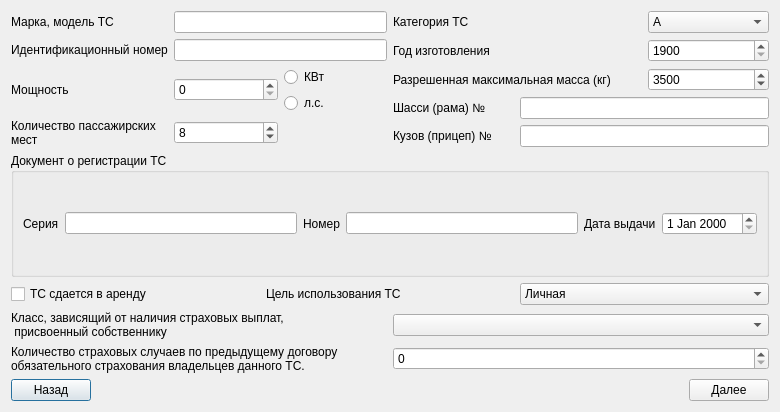
<?xml version="1.0" encoding="UTF-8"?>
<ui version="4.0">
 <class>OsagoTsBlank</class>
 <widget class="QDialog" name="OsagoTsBlank">
  <property name="geometry">
   <rect>
    <x>0</x>
    <y>0</y>
    <width>780</width>
    <height>412</height>
   </rect>
  </property>
  <property name="windowTitle">
   <string>Сведения о ТС</string>
  </property>
  <layout class="QVBoxLayout" name="verticalLayout_6">
   <item>
    <layout class="QVBoxLayout" name="verticalLayout_5">
     <item>
      <layout class="QVBoxLayout" name="verticalLayout_4">
       <item>
        <layout class="QVBoxLayout" name="verticalLayout_3">
         <item>
          <layout class="QVBoxLayout" name="verticalLayout_2">
           <item>
            <layout class="QHBoxLayout" name="horizontalLayout_3">
             <item>
              <layout class="QGridLayout" name="gridLayout_2">
               <item row="0" column="0">
                <widget class="QLabel" name="label">
                 <property name="text">
                  <string>Марка, модель ТС</string>
                 </property>
                </widget>
               </item>
               <item row="0" column="1" colspan="2">
                <widget class="QLineEdit" name="lineEdit">
                 <property name="minimumSize">
                  <size>
                   <width>191</width>
                   <height>0</height>
                  </size>
                 </property>
                </widget>
               </item>
               <item row="1" column="0">
                <widget class="QLabel" name="label_2">
                 <property name="text">
                  <string>Идентификационный номер</string>
                 </property>
                </widget>
               </item>
               <item row="1" column="1" colspan="2">
                <widget class="QLineEdit" name="lineEdit_2"/>
               </item>
               <item row="2" column="0">
                <widget class="QLabel" name="label_5">
                 <property name="text">
                  <string>Мощность</string>
                 </property>
                </widget>
               </item>
               <item row="2" column="1">
                <widget class="QSpinBox" name="spinBox_2">
                 <property name="maximum">
                  <number>2000</number>
                 </property>
                </widget>
               </item>
               <item row="2" column="2">
                <layout class="QVBoxLayout" name="verticalLayout" stretch="0,0">
                 <item>
                  <widget class="QRadioButton" name="radioButton">
                   <property name="text">
                    <string>КВт</string>
                   </property>
                  </widget>
                 </item>
                 <item>
                  <widget class="QRadioButton" name="radioButton_2">
                   <property name="text">
                    <string>л.с.</string>
                   </property>
                  </widget>
                 </item>
                </layout>
               </item>
               <item row="3" column="0">
                <widget class="QLabel" name="label_7">
                 <property name="text">
                  <string>Количество пассажирских 
мест</string>
                 </property>
                </widget>
               </item>
               <item row="3" column="1">
                <widget class="QSpinBox" name="spinBox_4">
                 <property name="maximum">
                  <number>500</number>
                 </property>
                 <property name="value">
                  <number>8</number>
                 </property>
                </widget>
               </item>
              </layout>
             </item>
             <item>
              <layout class="QGridLayout" name="gridLayout">
               <item row="0" column="0">
                <widget class="QLabel" name="label_3">
                 <property name="text">
                  <string>Категория ТС</string>
                 </property>
                </widget>
               </item>
               <item row="0" column="2">
                <widget class="QComboBox" name="comboBox">
                 <property name="sizePolicy">
                  <sizepolicy hsizetype="Minimum" vsizetype="Fixed">
                   <horstretch>0</horstretch>
                   <verstretch>0</verstretch>
                  </sizepolicy>
                 </property>
                 <item>
                  <property name="text">
                   <string>A</string>
                  </property>
                 </item>
                 <item>
                  <property name="text">
                   <string>B</string>
                  </property>
                 </item>
                 <item>
                  <property name="text">
                   <string>C</string>
                  </property>
                 </item>
                 <item>
                  <property name="text">
                   <string>D</string>
                  </property>
                 </item>
                 <item>
                  <property name="text">
                   <string>E</string>
                  </property>
                 </item>
                </widget>
               </item>
               <item row="1" column="0">
                <widget class="QLabel" name="label_4">
                 <property name="text">
                  <string>Год изготовления</string>
                 </property>
                </widget>
               </item>
               <item row="1" column="2">
                <widget class="QSpinBox" name="spinBox">
                 <property name="sizePolicy">
                  <sizepolicy hsizetype="Minimum" vsizetype="Fixed">
                   <horstretch>0</horstretch>
                   <verstretch>0</verstretch>
                  </sizepolicy>
                 </property>
                 <property name="minimum">
                  <number>1900</number>
                 </property>
                 <property name="maximum">
                  <number>2013</number>
                 </property>
                </widget>
               </item>
               <item row="2" column="0" colspan="2">
                <widget class="QLabel" name="label_6">
                 <property name="text">
                  <string>Разрешенная максимальная масса (кг)</string>
                 </property>
                </widget>
               </item>
               <item row="2" column="2">
                <widget class="QSpinBox" name="spinBox_3">
                 <property name="maximum">
                  <number>10000</number>
                 </property>
                 <property name="value">
                  <number>3500</number>
                 </property>
                </widget>
               </item>
               <item row="3" column="0">
                <widget class="QLabel" name="label_8">
                 <property name="text">
                  <string>Шасси (рама) №</string>
                 </property>
                </widget>
               </item>
               <item row="4" column="0">
                <widget class="QLabel" name="label_9">
                 <property name="text">
                  <string>Кузов (прицеп) №</string>
                 </property>
                </widget>
               </item>
               <item row="4" column="1" colspan="2">
                <widget class="QLineEdit" name="lineEdit_4"/>
               </item>
               <item row="3" column="1" colspan="2">
                <widget class="QLineEdit" name="lineEdit_3">
                 <property name="sizePolicy">
                  <sizepolicy hsizetype="Minimum" vsizetype="Fixed">
                   <horstretch>0</horstretch>
                   <verstretch>0</verstretch>
                  </sizepolicy>
                 </property>
                </widget>
               </item>
              </layout>
             </item>
            </layout>
           </item>
           <item>
            <widget class="QGroupBox" name="groupBox">
             <property name="title">
              <string>Документ о регистрации ТС</string>
             </property>
             <layout class="QHBoxLayout" name="horizontalLayout_2">
              <item>
               <layout class="QHBoxLayout" name="horizontalLayout">
                <item>
                 <widget class="QLabel" name="label_10">
                  <property name="text">
                   <string>Серия</string>
                  </property>
                 </widget>
                </item>
                <item>
                 <widget class="QLineEdit" name="lineEdit_5"/>
                </item>
                <item>
                 <widget class="QLabel" name="label_11">
                  <property name="text">
                   <string>Номер</string>
                  </property>
                 </widget>
                </item>
                <item>
                 <widget class="QLineEdit" name="lineEdit_6"/>
                </item>
                <item>
                 <widget class="QLabel" name="label_12">
                  <property name="text">
                   <string>Дата выдачи</string>
                  </property>
                 </widget>
                </item>
                <item>
                 <widget class="QDateEdit" name="dateEdit"/>
                </item>
               </layout>
              </item>
             </layout>
            </widget>
           </item>
          </layout>
         </item>
         <item>
          <layout class="QHBoxLayout" name="horizontalLayout_4">
           <item>
            <widget class="QCheckBox" name="checkBox">
             <property name="text">
              <string>ТС сдается в аренду</string>
             </property>
            </widget>
           </item>
           <item>
            <widget class="QLabel" name="label_14">
             <property name="text">
              <string>Цель использования ТС</string>
             </property>
            </widget>
           </item>
           <item>
            <widget class="QComboBox" name="comboBox_2">
             <property name="sizePolicy">
              <sizepolicy hsizetype="Minimum" vsizetype="Fixed">
               <horstretch>0</horstretch>
               <verstretch>0</verstretch>
              </sizepolicy>
             </property>
             <item>
              <property name="text">
               <string>Личная</string>
              </property>
             </item>
             <item>
              <property name="text">
               <string>Учебная езда</string>
              </property>
             </item>
             <item>
              <property name="text">
               <string>Новый элемент</string>
              </property>
             </item>
             <item>
              <property name="text">
               <string>Такси</string>
              </property>
             </item>
             <item>
              <property name="text">
               <string>Дорожные и специальные ТС</string>
              </property>
             </item>
             <item>
              <property name="text">
               <string>Прочее</string>
              </property>
             </item>
            </widget>
           </item>
          </layout>
         </item>
        </layout>
       </item>
       <item>
        <layout class="QGridLayout" name="gridLayout_3">
         <item row="1" column="1">
          <widget class="QSpinBox" name="spinBox_5"/>
         </item>
         <item row="0" column="0">
          <widget class="QLabel" name="label_15">
           <property name="text">
            <string>Класс, зависящий от наличия страховых выплат,
 присвоенный собственнику</string>
           </property>
          </widget>
         </item>
         <item row="0" column="1">
          <widget class="QComboBox" name="comboBox_3">
           <property name="sizePolicy">
            <sizepolicy hsizetype="Minimum" vsizetype="Fixed">
             <horstretch>0</horstretch>
             <verstretch>0</verstretch>
            </sizepolicy>
           </property>
          </widget>
         </item>
         <item row="1" column="0">
          <widget class="QLabel" name="label_16">
           <property name="text">
            <string>Количество страховых случаев по предыдущему договору 
обязательного страхования владельцев данного ТС.</string>
           </property>
          </widget>
         </item>
        </layout>
       </item>
      </layout>
     </item>
     <item>
      <layout class="QHBoxLayout" name="horizontalLayout_5">
       <item>
        <widget class="QPushButton" name="prevButton">
         <property name="text">
          <string>Назад</string>
         </property>
        </widget>
       </item>
       <item>
        <spacer name="horizontalSpacer">
         <property name="orientation">
          <enum>Qt::Horizontal</enum>
         </property>
         <property name="sizeHint" stdset="0">
          <size>
           <width>458</width>
           <height>20</height>
          </size>
         </property>
        </spacer>
       </item>
       <item>
        <widget class="QPushButton" name="nextButton">
         <property name="text">
          <string>Далее</string>
         </property>
        </widget>
       </item>
      </layout>
     </item>
    </layout>
   </item>
  </layout>
 </widget>
 <resources/>
 <connections/>
</ui>
